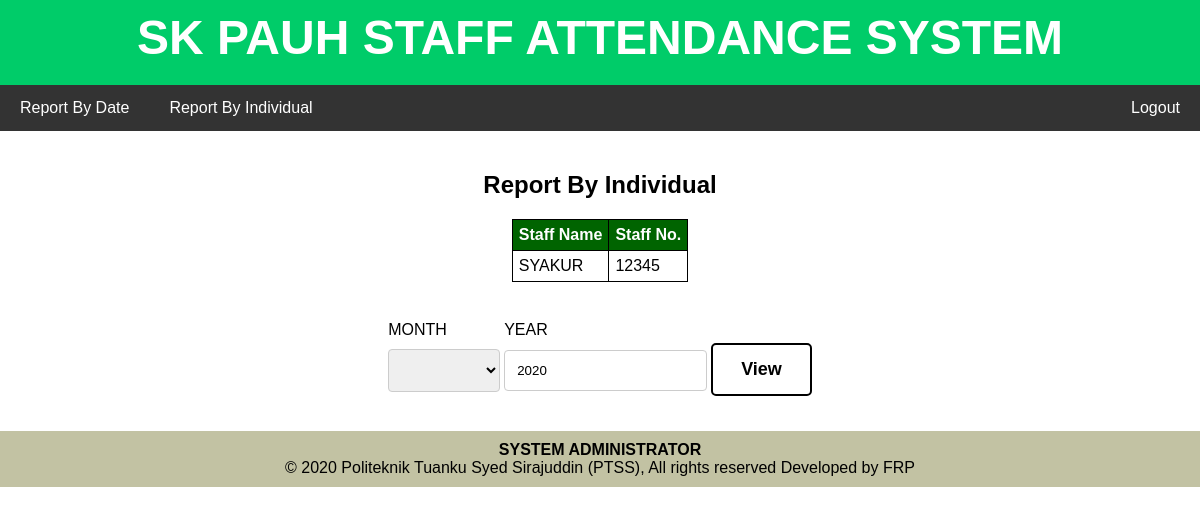
The app's page /v2/admin/index.php?menu=ind_report&id=30 (signed in), older data.
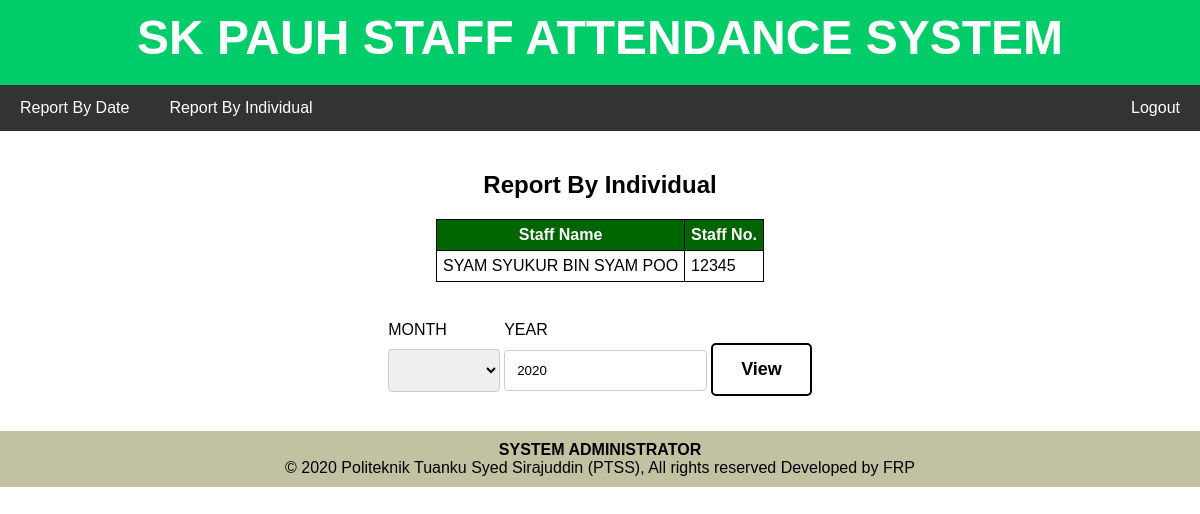
The same page, newer data.
### tables this page shows
CREATE TABLE `fileupload_db` (
  `id` int(255) NOT NULL,
  `fullname` varchar(255) NOT NULL,
  `staffNo` varchar(255) NOT NULL,
  `ICno` varchar(12) NOT NULL,
  `password` varchar(255) NOT NULL,
  `imglink` varchar(255) NOT NULL
);

### v2/admin/ind_report.php (the view, shortened to what this page needs)
<h2>Report By Individual</h2>
<?php
$id = $_GET['id'];
$sql = "SELECT * FROM fileupload_db WHERE id = $id";
$result = $con->query($sql);
$row = $result->fetch_assoc();
?>
<table class="normal_table">
    <tr>
        <th>Staff Name</th>
        <th>Staff No.</th>
    </tr>
    <tr>
        <td><?php echo $row['fullname']; ?></td>
        <td><?php echo $row['staffNo']; ?></td>
    </tr>
</table>
<br><br>
<form action="index.php?menu=ind_report&id=<?php echo $id; ?>" method="post">
    <table style="margin: auto;">
        <tr>
            <td><label for="bulan">MONTH</label></td>
            <td><label for="tahun">YEAR</label></td>
            <td rowspan="2">
                <button type="submit" class="btn btn_normal">View</button>
            </td>
        </tr>
        <tr>
            <td>
                <select name="bulan" id="bulan" required>
                    <option value=""></option>
                    <?php
                    foreach ($listbulan as $index=>$namabulan) {
                        echo "<option value=\"$index\">$namabulan</option>";
                    }
                    ?>
                </select>
            </td>
            <td>
                <input type="number" name="tahun" id="tahun" required value="<?php echo date('Y'); ?>">
            </td>
        </tr>
    </table>
</form>

Row changes from the older to the newer data that the page shows:
changed fileupload_db: fullname "SYAKUR" → "SYAM SYUKUR BIN SYAM POO"
